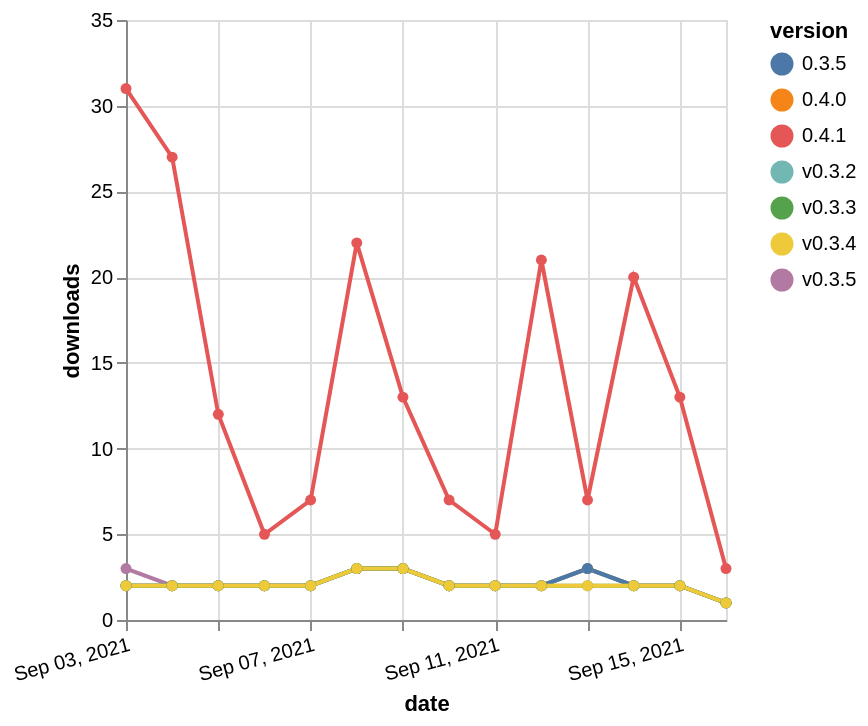

Source (Vega-Lite JSON):
### Vega-Lite specification from a JSON file in a GitHub repository (floating-point values rounded to 4 significant figures)
{"$schema": "https://vega.github.io/schema/vega-lite/v5.json", "description": "A simple bar chart with embedded data.", "data": {"values": [{"date": "2021-09-03", "total": 1671, "delta": 3, "version": "v0.3.5"}, {"date": "2021-09-04", "total": 1673, "delta": 2, "version": "v0.3.5"}, {"date": "2021-09-05", "total": 1675, "delta": 2, "version": "v0.3.5"}, {"date": "2021-09-06", "total": 1677, "delta": 2, "version": "v0.3.5"}, {"date": "2021-09-07", "total": 1679, "delta": 2, "version": "v0.3.5"}, {"date": "2021-09-08", "total": 1682, "delta": 3, "version": "v0.3.5"}, {"date": "2021-09-09", "total": 1685, "delta": 3, "version": "v0.3.5"}, {"date": "2021-09-10", "total": 1687, "delta": 2, "version": "v0.3.5"}, {"date": "2021-09-11", "total": 1689, "delta": 2, "version": "v0.3.5"}, {"date": "2021-09-12", "total": 1691, "delta": 2, "version": "v0.3.5"}, {"date": "2021-09-13", "total": 1694, "delta": 3, "version": "v0.3.5"}, {"date": "2021-09-14", "total": 1696, "delta": 2, "version": "v0.3.5"}, {"date": "2021-09-15", "total": 1698, "delta": 2, "version": "v0.3.5"}, {"date": "2021-09-16", "total": 1699, "delta": 1, "version": "v0.3.5"}, {"date": "2021-09-03", "total": 1382, "delta": 2, "version": "0.4.0"}, {"date": "2021-09-04", "total": 1384, "delta": 2, "version": "0.4.0"}, {"date": "2021-09-05", "total": 1386, "delta": 2, "version": "0.4.0"}, {"date": "2021-09-06", "total": 1388, "delta": 2, "version": "0.4.0"}, {"date": "2021-09-07", "total": 1390, "delta": 2, "version": "0.4.0"}, {"date": "2021-09-08", "total": 1393, "delta": 3, "version": "0.4.0"}, {"date": "2021-09-09", "total": 1396, "delta": 3, "version": "0.4.0"}, {"date": "2021-09-10", "total": 1398, "delta": 2, "version": "0.4.0"}, {"date": "2021-09-11", "total": 1400, "delta": 2, "version": "0.4.0"}, {"date": "2021-09-12", "total": 1402, "delta": 2, "version": "0.4.0"}, {"date": "2021-09-13", "total": 1405, "delta": 3, "version": "0.4.0"}, {"date": "2021-09-14", "total": 1407, "delta": 2, "version": "0.4.0"}, {"date": "2021-09-15", "total": 1409, "delta": 2, "version": "0.4.0"}, {"date": "2021-09-16", "total": 1410, "delta": 1, "version": "0.4.0"}, {"date": "2021-09-03", "total": 1983, "delta": 2, "version": "v0.3.2"}, {"date": "2021-09-04", "total": 1985, "delta": 2, "version": "v0.3.2"}, {"date": "2021-09-05", "total": 1987, "delta": 2, "version": "v0.3.2"}, {"date": "2021-09-06", "total": 1989, "delta": 2, "version": "v0.3.2"}, {"date": "2021-09-07", "total": 1991, "delta": 2, "version": "v0.3.2"}, {"date": "2021-09-08", "total": 1994, "delta": 3, "version": "v0.3.2"}, {"date": "2021-09-09", "total": 1997, "delta": 3, "version": "v0.3.2"}, {"date": "2021-09-10", "total": 1999, "delta": 2, "version": "v0.3.2"}, {"date": "2021-09-11", "total": 2001, "delta": 2, "version": "v0.3.2"}, {"date": "2021-09-12", "total": 2003, "delta": 2, "version": "v0.3.2"}, {"date": "2021-09-13", "total": 2006, "delta": 3, "version": "v0.3.2"}, {"date": "2021-09-14", "total": 2008, "delta": 2, "version": "v0.3.2"}, {"date": "2021-09-15", "total": 2010, "delta": 2, "version": "v0.3.2"}, {"date": "2021-09-16", "total": 2011, "delta": 1, "version": "v0.3.2"}, {"date": "2021-09-03", "total": 1355, "delta": 2, "version": "0.3.5"}, {"date": "2021-09-04", "total": 1357, "delta": 2, "version": "0.3.5"}, {"date": "2021-09-05", "total": 1359, "delta": 2, "version": "0.3.5"}, {"date": "2021-09-06", "total": 1361, "delta": 2, "version": "0.3.5"}, {"date": "2021-09-07", "total": 1363, "delta": 2, "version": "0.3.5"}, {"date": "2021-09-08", "total": 1366, "delta": 3, "version": "0.3.5"}, {"date": "2021-09-09", "total": 1369, "delta": 3, "version": "0.3.5"}, {"date": "2021-09-10", "total": 1371, "delta": 2, "version": "0.3.5"}, {"date": "2021-09-11", "total": 1373, "delta": 2, "version": "0.3.5"}, {"date": "2021-09-12", "total": 1375, "delta": 2, "version": "0.3.5"}, {"date": "2021-09-13", "total": 1378, "delta": 3, "version": "0.3.5"}, {"date": "2021-09-14", "total": 1380, "delta": 2, "version": "0.3.5"}, {"date": "2021-09-15", "total": 1382, "delta": 2, "version": "0.3.5"}, {"date": "2021-09-16", "total": 1383, "delta": 1, "version": "0.3.5"}, {"date": "2021-09-03", "total": 2025, "delta": 2, "version": "v0.3.3"}, {"date": "2021-09-04", "total": 2027, "delta": 2, "version": "v0.3.3"}, {"date": "2021-09-05", "total": 2029, "delta": 2, "version": "v0.3.3"}, {"date": "2021-09-06", "total": 2031, "delta": 2, "version": "v0.3.3"}, {"date": "2021-09-07", "total": 2033, "delta": 2, "version": "v0.3.3"}, {"date": "2021-09-08", "total": 2036, "delta": 3, "version": "v0.3.3"}, {"date": "2021-09-09", "total": 2039, "delta": 3, "version": "v0.3.3"}, {"date": "2021-09-10", "total": 2041, "delta": 2, "version": "v0.3.3"}, {"date": "2021-09-11", "total": 2043, "delta": 2, "version": "v0.3.3"}, {"date": "2021-09-12", "total": 2045, "delta": 2, "version": "v0.3.3"}, {"date": "2021-09-13", "total": 2047, "delta": 2, "version": "v0.3.3"}, {"date": "2021-09-14", "total": 2049, "delta": 2, "version": "v0.3.3"}, {"date": "2021-09-15", "total": 2051, "delta": 2, "version": "v0.3.3"}, {"date": "2021-09-16", "total": 2052, "delta": 1, "version": "v0.3.3"}, {"date": "2021-09-03", "total": 2005, "delta": 2, "version": "v0.3.4"}, {"date": "2021-09-04", "total": 2007, "delta": 2, "version": "v0.3.4"}, {"date": "2021-09-05", "total": 2009, "delta": 2, "version": "v0.3.4"}, {"date": "2021-09-06", "total": 2011, "delta": 2, "version": "v0.3.4"}, {"date": "2021-09-07", "total": 2013, "delta": 2, "version": "v0.3.4"}, {"date": "2021-09-08", "total": 2016, "delta": 3, "version": "v0.3.4"}, {"date": "2021-09-09", "total": 2019, "delta": 3, "version": "v0.3.4"}, {"date": "2021-09-10", "total": 2021, "delta": 2, "version": "v0.3.4"}, {"date": "2021-09-11", "total": 2023, "delta": 2, "version": "v0.3.4"}, {"date": "2021-09-12", "total": 2025, "delta": 2, "version": "v0.3.4"}, {"date": "2021-09-13", "total": 2027, "delta": 2, "version": "v0.3.4"}, {"date": "2021-09-14", "total": 2029, "delta": 2, "version": "v0.3.4"}, {"date": "2021-09-15", "total": 2031, "delta": 2, "version": "v0.3.4"}, {"date": "2021-09-16", "total": 2032, "delta": 1, "version": "v0.3.4"}, {"date": "2021-09-03", "total": 6273, "delta": 31, "version": "0.4.1"}, {"date": "2021-09-04", "total": 6300, "delta": 27, "version": "0.4.1"}, {"date": "2021-09-05", "total": 6312, "delta": 12, "version": "0.4.1"}, {"date": "2021-09-06", "total": 6317, "delta": 5, "version": "0.4.1"}, {"date": "2021-09-07", "total": 6324, "delta": 7, "version": "0.4.1"}, {"date": "2021-09-08", "total": 6346, "delta": 22, "version": "0.4.1"}, {"date": "2021-09-09", "total": 6359, "delta": 13, "version": "0.4.1"}, {"date": "2021-09-10", "total": 6366, "delta": 7, "version": "0.4.1"}, {"date": "2021-09-11", "total": 6371, "delta": 5, "version": "0.4.1"}, {"date": "2021-09-12", "total": 6392, "delta": 21, "version": "0.4.1"}, {"date": "2021-09-13", "total": 6399, "delta": 7, "version": "0.4.1"}, {"date": "2021-09-14", "total": 6419, "delta": 20, "version": "0.4.1"}, {"date": "2021-09-15", "total": 6432, "delta": 13, "version": "0.4.1"}, {"date": "2021-09-16", "total": 6435, "delta": 3, "version": "0.4.1"}]}, "width": "container", "mark": {"type": "line", "point": {"filled": true}}, "encoding": {"x": {"field": "date", "type": "temporal", "timeUnit": "yearmonthdate", "title": "date", "axis": {"labelAngle": -15}}, "y": {"field": "delta", "type": "quantitative", "title": "downloads"}, "color": {"field": "version", "type": "nominal"}, "tooltip": {"field": "delta"}}}
